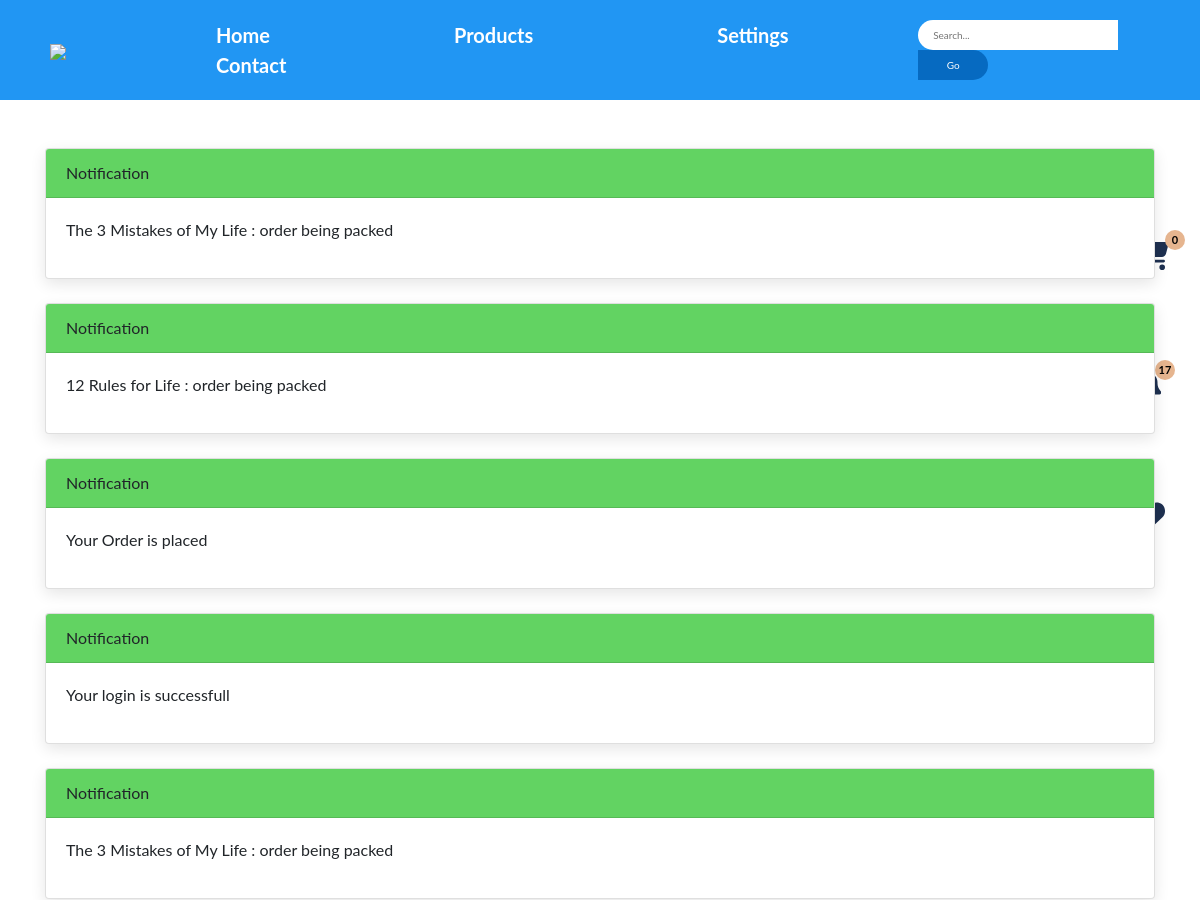
/notification_page (signed in, upper part), run on an earlier commit of the app's database.
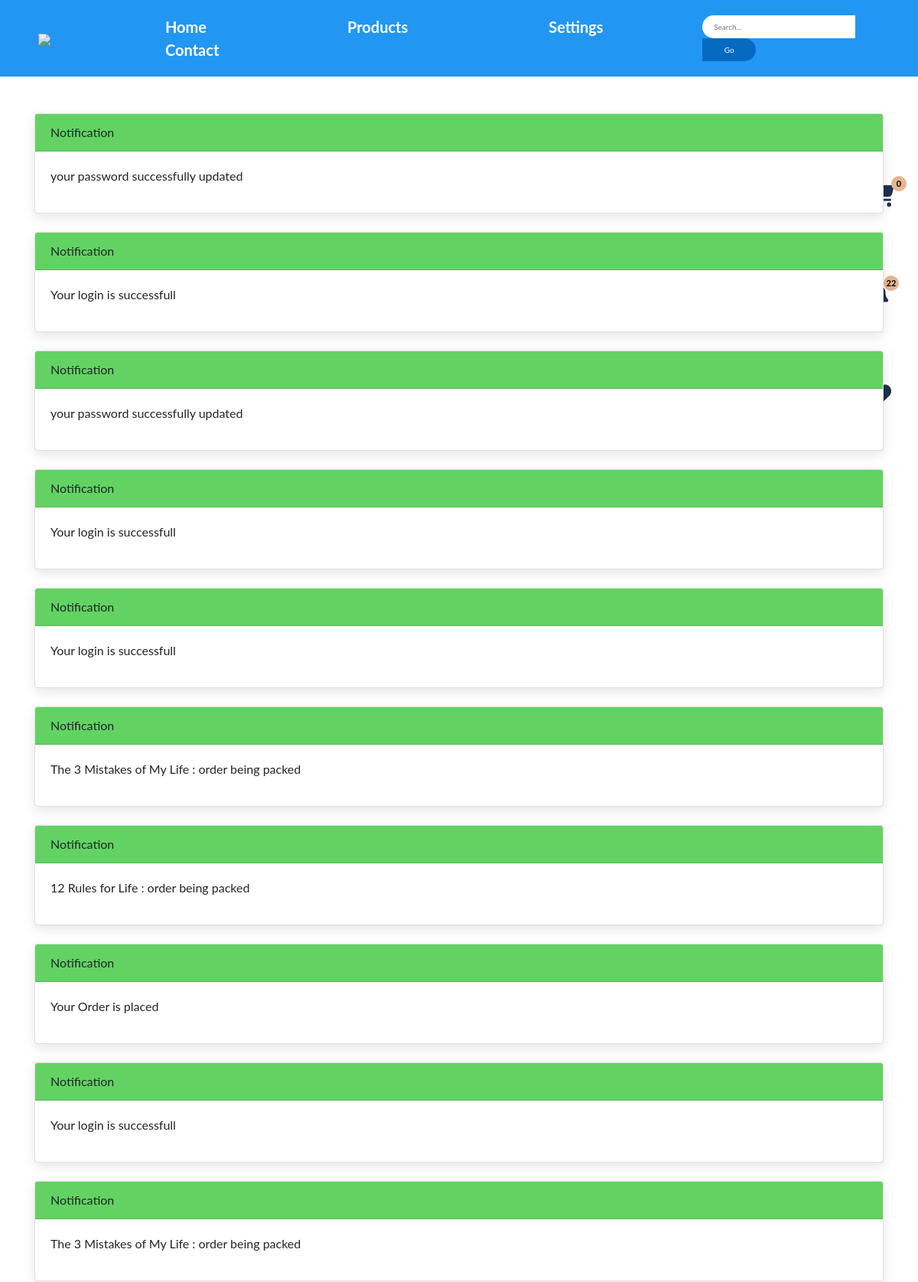
And on a later commit of the database.
### main.py (models this page shows)
class Notification(db.Model):
    _tablename_ = 'notification'
    id = db.Column(db.Integer, primary_key=True)
    user = db.Column(db.String(200), nullable=False)
    text = db.Column(db.String(500), nullable=False)
    isRead = db.Column(db.Boolean(), default=False)

### main.py (the view)
@app.route('/notification_page', methods=['GET'])
def notification_page():
    userEmail = session['user']
    userNotifications = db.session.query(Notification).filter(Notification.user == userEmail).all()
    print("len(userNotifications) = ", len(userNotifications))
    current_notifications = copy.deepcopy(userNotifications)
    for notification in userNotifications:
        notification.isRead = True
    db.session.commit()
    return render_template("notifications_page.html", notifications=current_notifications[::-1], cart_items_count=getCartItemsCount(),
                              notification_count=getUnreadNotificationCount())

### main.py (called while the page is built)
def getCartItems():
    user_id = db.session.query(User).get(session['user']).id
    cart_items = db.session.query(CartItem).filter(CartItem.user_id == user_id).all()
    return cart_items

def getCartItemsCount():
    return len(getCartItems())

def getUnreadNotificationCount():
    unread_notifications = db.session.query(Notification).filter(Notification.user == session['user'], Notification.isRead == False).all()
    return len(unread_notifications)

### templates/notifications_page.html (shortened to what this page needs)
<!DOCTYPE html>
<html lang="en">
<head>
    <link rel="stylesheet" href="https://maxcdn.bootstrapcdn.com/bootstrap/4.5.2/css/bootstrap.min.css">
</head>
<body>
    {% include "header.html" %}
    <section id="notifications" class="container mt-5">
        <div class="row">
            <div class="col">
                {% if notifications|length != 0 %}
                    {% for notification in notifications %}
                    <div class="card mb-4">
                        {% if notification.isRead == true %}
                            <div class="card-header">
                                Notification
                            </div>
                        {% else %}
                        <div class="card-header" style="background-color: rgb(98, 211, 98);">
                            Notification
                        </div>
                        {% endif %}
                        <div class="card-body">
                            <p>{{ notification.text }}</p>
                        </div>
                    </div>
                    {% endfor %}
                {% endif %}
            </div>
        </div>
    </section>
</body>
</html>

### templates/header.html (shortened to what this page needs)
<!DOCTYPE html>
<html lang="en">
<head>
    <link rel="stylesheet" href="../static/header.css">
</head>
<body>
    <header>
        <div class="notification-bar">
            <div class="left">
              <img src="logo.png" class="logo">
            </div>
            <div class="center">
              <a class="top-bar-options" href="{{url_for('home_page')}}">Home</a>
              <a class="top-bar-options" href="{{url_for('home_page')}}#products">Products</a>
              <a class="top-bar-options" href="{{url_for('settings_page')}}">Settings</a>
              <a class="top-bar-options" href="{{url_for('home_page')}}#contact">Contact</a>
            </div>
            <div class="right">
                <form class="search-form" method='post' action="{{url_for('search_clicked')}}">
                    <input type="text" placeholder="Search..." name="search" required>
                    <button>Go</button>
                  </form>
            </div>
            <div class="options">
				<div class="col-md-4"><div class="cart">
					<a href="{{ url_for('cart_page') }}"></a>
					<div class="cart-circle">
						<span class="text">{{cart_items_count}}</span>
					</div>
				</div></div>
				<div class="col-md-4"><div class="cart">
					<a href="{{url_for('notification_page')}}">
					</a>
					<div class="notification-circle">
						<span class="text">{{notification_count}}</span>
					</div>
				</div></div>
				<div class="col-md-4"><div class="cart">
					<a href="{{ url_for('wishlist_page') }}">
					</a>
				</div></div>
			</div>
          </div>
      </header>
</body>
</html>

### static/header.css (style rules this page uses)
body { margin: 0 auto; background-color: #ffffff; font-size: 16px; font-family: "Lato", sans-serif; overflow-x: hidden; }
a { text-decoration: none; color: inherit; }
.notification-bar { height: 100px; background-color: #2196F3; color: white; display: flex; align-items: center; justify-content: space-between; padding: 0 50px; }
.center a { margin-right: 30px; font-weight:700; }
.right { display: flex; align-items: center; }
.right input[type="text"] { width: 200px; height: 30px; border: none; border-radius: 20px 0 0 20px; padding: 8px 15px; font-size: 10px; }
.right button { width: 70px; height: 30px; border: none; border-radius: 0 20px 20px 0; padding: 8px 15px; background-color: #066AC1; color: white; cursor: pointer; font-size: 10px; }
.top-bar-options { margin-left: 150px; margin-right: 150px; font-size: 20px; }
.cart { position: relative; margin-top: 30px; margin-bottom: 100px; margin-right: 50px; }
.cart-circle { width: 20px; height: 20px; background-color: #e6b58f; border-radius: 50%; text-align: center; display: flex; position: absolute; top: -10px; right: -50px; align-items: center; justify-content: center; color: black; }
.notification-circle { width: 20px; height: 20px; background-color: #e6b58f; border-radius: 50%; text-align: center; display: flex; position: absolute; top: -10px; right: -40px; align-items: center; justify-content: center; color: black; }
.text { font-size: 11px; font-weight: bold; }
.options { float: right; width: 50px; position: fixed; top: 210px; right: 30px; }

### templates/notifications_page.html (style rules this page uses)
body { font-family: Arial, sans-serif; }
header { font-weight: bold; }
.card { box-shadow: 0 5px 15px rgba(0, 0, 0, 0.1); }

What changed in the data, as far as the page shows it:
added Notification: isRead "Notification", text "your password successfully updated"
added Notification: isRead "Notification", text "Your login is successfull"
added Notification: isRead "Notification", text "your password successfully updated"
added Notification: isRead "Notification", text "Your login is successfull"
added Notification: isRead "Notification", text "Your login is successfull"
Also different on the page:
{{ notification_count }}: "17" → "22"
